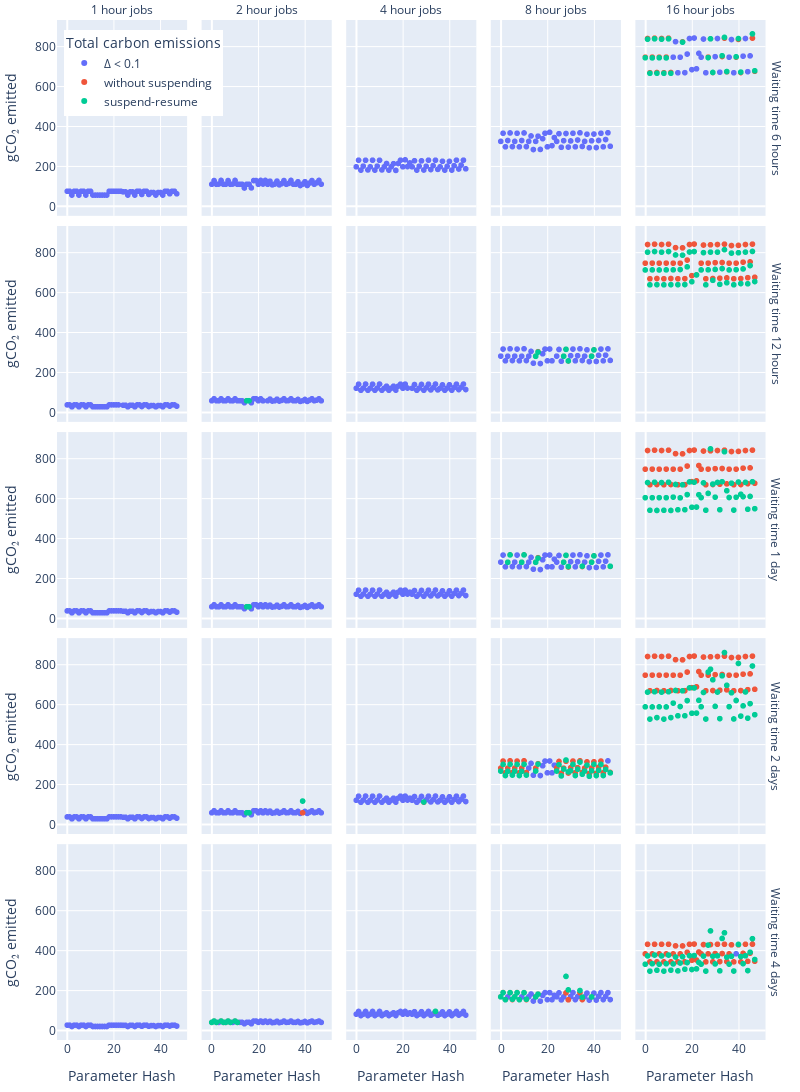

The cell this chart's notebook holds for it:
### Code cell
import plotly.graph_objects as go

"""
Scrolling through by eye, there are some cases where the suspend-resume strategy performed 
better but there are also some cases where it performed worse.

Lets do a graph just plotting each experiment, with the carbon emissions on the y axis
"""

def add_common_styling_to_fig(fig):
    fig.update_layout({
        'margin': dict(l=10, r=10, t=10, b=10)
    })

waiting_times = all_results["waiting_time"].unique()
waiting_time_order = [str(w) for w in sorted([int(w) for w in waiting_times])]


deadlines_color_map = {
    f"Δ < {min_delta}": px.colors.qualitative.Plotly[0],
    'without suspending': px.colors.qualitative.Plotly[1],
    'suspend-resume': px.colors.qualitative.Plotly[2]
}

def make_deadlines_plot(df: pd.DataFrame):
    df = df.reset_index(drop=True)
    df = df.sort_values(by="job_index")

    fig = px.scatter(
        df, x="x_label", y="carbon_cost", color="label",
        hover_data=df.columns, color_discrete_map=deadlines_color_map,
        labels={"label": "Total carbon emissions", "x_label": "Parameter group", "carbon_cost":"gCO₂ emitted"}, facet_row="waiting_time", facet_col="length",
        category_orders={'waiting_time': waiting_time_order}, facet_row_spacing=0.01
    )

    fig.update_layout({
        "height": 1100,
        "width": 800
    })

    label_for_tile={
        "waiting_time=6": "Waiting time 6 hours",
        "waiting_time=12": "Waiting time 12 hours",
        "waiting_time=24": "Waiting time 1 day",
        "waiting_time=48": "Waiting time 2 days",
        "waiting_time=96": "Waiting time 4 days",
    }

    length_label = [
        "1 hour jobs",
        "2 hour jobs",
        "4 hour jobs" ,
        "8 hour jobs",
        "16 hour jobs",   
    ]   

    for i in range(len(length_label)):
        fig.layout['annotations'][i]['text'] = length_label[i]

    fig.for_each_annotation(lambda a: a.update(text = label_for_tile[a.text] if a.text in label_for_tile else a.text))

    fig.update_layout(legend ={
        "yanchor":"top",
        "y":0.99, # equal spacing ;)
        "xanchor":"left",
        "x":0.01
    })

    fig.update_layout({
        'margin': dict(l=10, r=20, t=20, b=10)
    })

    fig.show()

    return fig

same_job_different_schedulers_fig = make_deadlines_plot(same_job_different_schedulers_plot_df)

pio.write_image(same_job_different_schedulers_fig, file="eval_same_job_different_schedulers.pdf")
